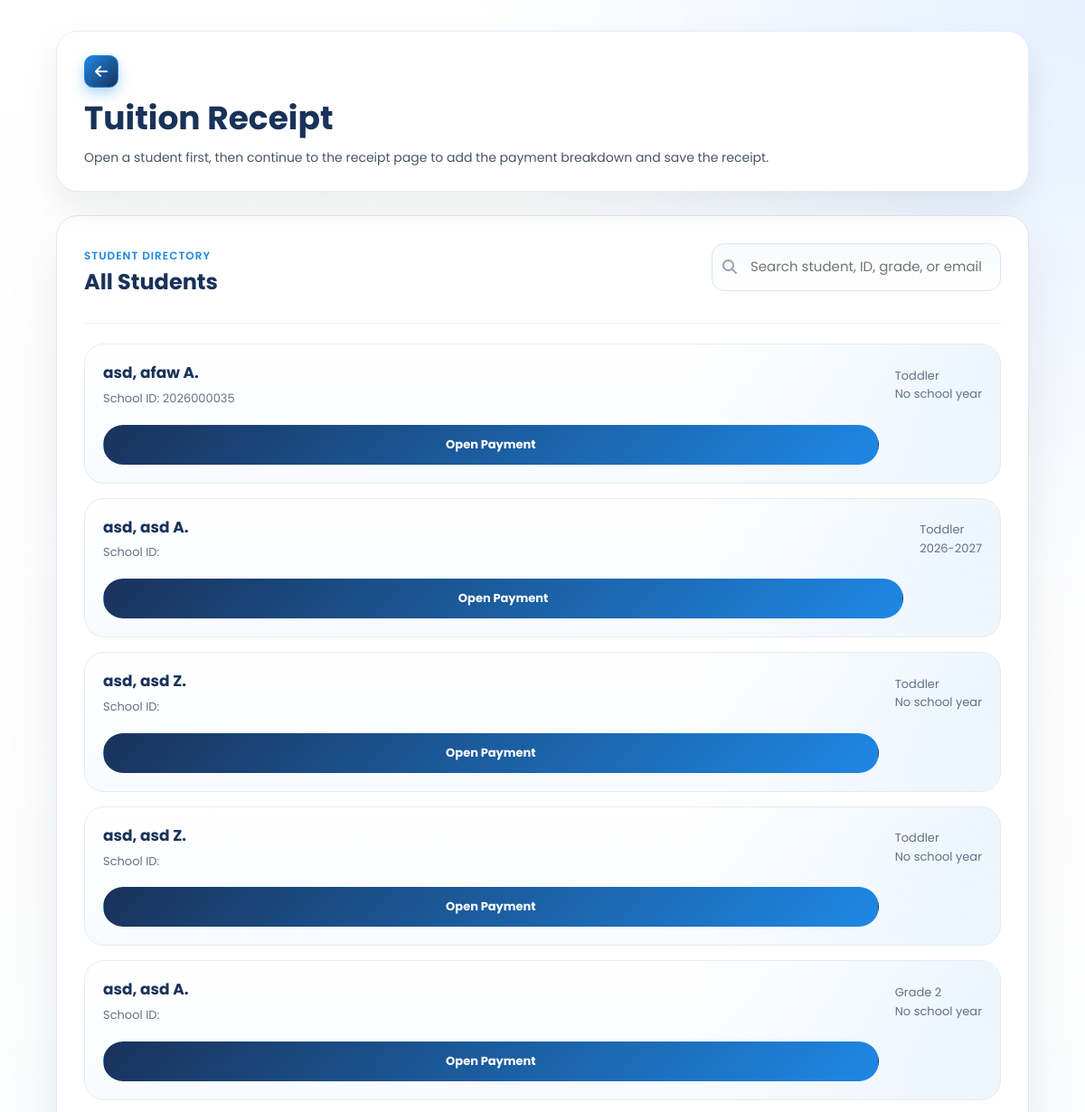
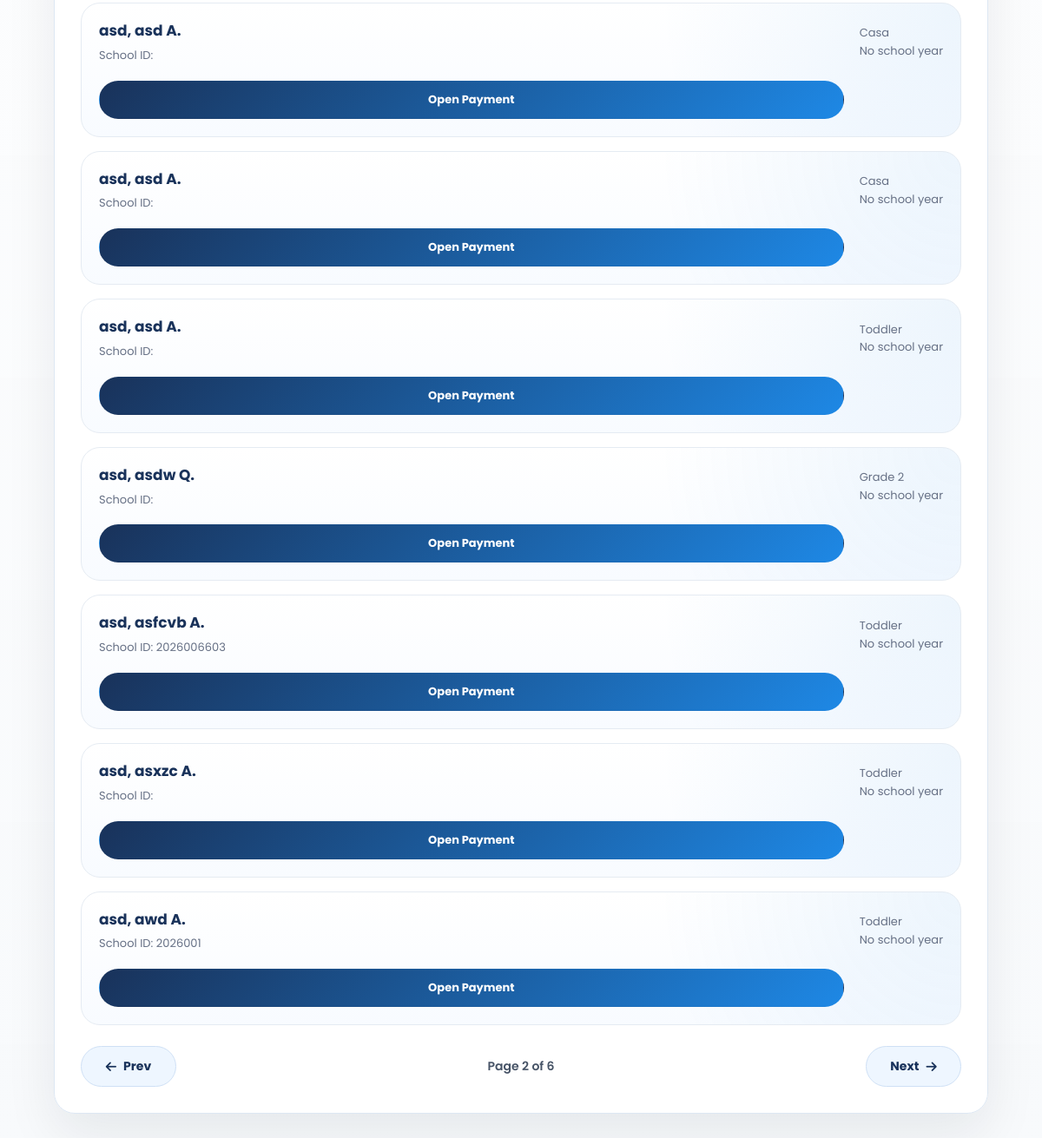
/SmartEnroll/tuition_receipt.php?page=2 (signed in), run on the app's committed database (2 pictures, top to bottom).
### tables this page shows
CREATE TABLE `enrollments` (
  `id` int(11) NOT NULL,
  `grade_level` varchar(50) DEFAULT NULL,
  `student_id` varchar(20) DEFAULT NULL,
  `school_year` varchar(20) DEFAULT NULL,
  `student_status` varchar(50) DEFAULT NULL,
  `completion_date` date DEFAULT NULL,
  `learner_lname` varchar(100) DEFAULT NULL,
  `learner_fname` varchar(100) DEFAULT NULL,
  `learner_mname` varchar(100) DEFAULT NULL,
  `learner_ext` varchar(20) DEFAULT NULL,
  `nickname` varchar(100) DEFAULT NULL,
  `sex` varchar(20) DEFAULT NULL,
  `dob` varchar(20) DEFAULT NULL,
  `age` int(11) DEFAULT NULL,
  `mother_tongue` varchar(100) DEFAULT NULL,
  `religion` varchar(100) DEFAULT NULL,
  `email` varchar(150) DEFAULT NULL,
  `province` varchar(100) DEFAULT NULL,
  `municipality` varchar(100) DEFAULT NULL,
  `barangay` varchar(100) DEFAULT NULL,
  `street` varchar(150) DEFAULT NULL,
  `father_lname` varchar(100) DEFAULT NULL,
  `father_fname` varchar(100) DEFAULT NULL,
  `father_mname` varchar(100) DEFAULT NULL,
  `father_occ` varchar(100) DEFAULT NULL,
  `father_contact` varchar(50) DEFAULT NULL,
  `mother_lname` varchar(100) DEFAULT NULL,
  `mother_fname` varchar(100) DEFAULT NULL,
  `mother_mname` varchar(100) DEFAULT NULL,
  `mother_occ` varchar(100) DEFAULT NULL,
  `mother_contact` varchar(50) DEFAULT NULL,
  `mother_maiden` varchar(100) DEFAULT NULL,
  `guardian_type` varchar(50) DEFAULT NULL,
  `guardian_lname` varchar(100) DEFAULT NULL,
  `guardian_fname` varchar(100) DEFAULT NULL,
  `guardian_mname` varchar(100) DEFAULT NULL,
  `guardian_occ` varchar(100) DEFAULT NULL,
  `guardian_contact` varchar(50) DEFAULT NULL,
  `emergency1_name` varchar(150) DEFAULT NULL,
  `emergency1_relationship` varchar(100) DEFAULT NULL,
  `emergency1_contact` varchar(50) DEFAULT NULL,
  `emergency2_name` varchar(150) DEFAULT NULL,
  `emergency2_relationship` varchar(100) DEFAULT NULL,
  `emergency2_contact` varchar(50) DEFAULT NULL,
  `emergency3_name` varchar(150) DEFAULT NULL,
  `emergency3_relationship` varchar(100) DEFAULT NULL,
  `emergency3_contact` varchar(50) DEFAULT NULL,
  `special_needs` text DEFAULT NULL,
  `medication` varchar(10) DEFAULT NULL,
  `medication_details` text DEFAULT NULL,
  `created_at` timestamp NOT NULL DEFAULT current_timestamp()
);

### SmartEnroll/tuition_receipt.php (the view, shortened to what this page needs)
<?php
$students = [];
$error = '';
$studentsPerPage = 12;
$currentPage = max(1, (int)($_GET['page'] ?? 1));
$totalPages = 1;
$searchQuery = trim((string)($_GET['q'] ?? ''));
function format_name(array $row): string
{
    $m = trim((string)($row['learner_mname'] ?? ''));
    $mi = $m !== '' ? strtoupper(mb_substr($m, 0, 1)) . '.' : '';
    $full = trim(
        ($row['learner_lname'] ?? '') . ', ' .
        ($row['learner_fname'] ?? '') . ' ' . $mi
    );
    return trim(preg_replace('/\s+/', ' ', $full), ' ,');
}
try {
    $conn = new mysqli('127.0.0.1', 'root', '', 'smartenroll');
    $conn->set_charset('utf8mb4');
    $whereSql = '';
    $searchLike = '';
    if ($whereSql !== '') {
        $countStmt = $conn->prepare("SELECT COUNT(*) AS total FROM enrollments {$whereSql}");
        $countStmt->bind_param('s', $searchLike);
        $countStmt->execute();
        $countResult = $countStmt->get_result();
    } else {
        $countResult = $conn->query("SELECT COUNT(*) AS total FROM enrollments");
    }
    $totalStudents = (int)($countResult->fetch_assoc()['total'] ?? 0);
    $totalPages = max(1, (int)ceil($totalStudents / $studentsPerPage));
    $currentPage = min($currentPage, $totalPages);
    $offset = ($currentPage - 1) * $studentsPerPage;
    $sql = "
        SELECT id, student_id, learner_lname, learner_fname, learner_mname, grade_level, school_year, email
        FROM enrollments
        {$whereSql}
        ORDER BY learner_lname ASC, learner_fname ASC, id DESC
        LIMIT ? OFFSET ?
    ";
    $stmt = $conn->prepare($sql);
    if ($whereSql !== '') {
        $stmt->bind_param('sii', $searchLike, $studentsPerPage, $offset);
    } else {
        $stmt->bind_param('ii', $studentsPerPage, $offset);
    }
    $stmt->execute();
    $result = $stmt->get_result();
    while ($row = $result->fetch_assoc()) {
        $students[] = $row;
    }
} catch (Throwable $e) {
    $error = $e->getMessage();
}
?>
<!DOCTYPE html>
<html lang="en">
<head>
    <link rel="stylesheet" href="css/style.css">
    <link rel="stylesheet" href="css/pay_tuition.css">
    <link rel="stylesheet" href="https://cdnjs.cloudflare.com/ajax/libs/font-awesome/6.5.0/css/all.min.css">
</head>
<body class="dashboard-page dashboard-white-page">
<main class="dashboard-main pay-list-main">
    <div class="dashboard-header tuition-header">
        <div class="student-header-left">
            <a href="dashboard.php" class="dashboard-link back-left"><i class="fa-solid fa-arrow-left"></i></a>
            <div class="student-header-title">
                <h1>Tuition Receipt</h1>
                <p>Open a student first, then continue to the receipt page to add the payment breakdown and save the receipt.</p>
            </div>
        </div>
    </div>
    <section class="student-directory-card">
        <div class="panel-top student-panel-top">
            <div>
                <span class="eyebrow eyebrow-blue">Student Directory</span>
                <h2>All Students</h2>
            </div>
            <form method="get" action="tuition_receipt.php" class="search-box search-form">
                <i class="fa-solid fa-magnifying-glass"></i>
                <input id="studentSearch" name="q" type="text" placeholder="Search student, ID, grade, or email" value="<?php echo htmlspecialchars($searchQuery); ?>">
            </form>
        </div>
        <?php if (!$error && empty($students)): ?>
            <div class="empty-state">
                <i class="fa-solid fa-users"></i>
                <h2>No Students Found</h2>
                <p>There are no enrolled students available for tuition payment yet.</p>
            </div>
        <?php else: ?>
            <div class="student-card-list student-card-list-wide" id="payStudentList">
                <?php foreach ($students as $student): ?>
                    <?php $fullName = format_name($student) ?: 'N/A'; ?>
                    <a
                        class="student-pick-card"
                        href="tuition_receipt_details.php?student_id=<?php echo urlencode((string)$student['student_id']); ?>"
                        data-search="<?php echo htmlspecialchars(strtolower(implode(' ', [
                            (string)($student['student_id'] ?? ''),
                            $fullName,
                            (string)($student['grade_level'] ?? ''),
                            (string)($student['email'] ?? ''),
                            (string)($student['school_year'] ?? '')
                        ]))); ?>"
                    >
                        <div class="student-pick-main">
                            <strong><?php echo htmlspecialchars($fullName); ?></strong>
                            <span>School ID: <?php echo htmlspecialchars((string)($student['student_id'] ?? '')); ?></span>
                        </div>
                        <div class="student-pick-meta">
                            <span><?php echo htmlspecialchars((string)($student['grade_level'] ?? 'N/A')); ?></span>
                            <small><?php echo htmlspecialchars((string)($student['school_year'] ?? 'No school year')); ?></small>
                        </div>
                        <div class="student-pick-action">Open Payment</div>
                    </a>
                <?php endforeach; ?>
            </div>
            <?php if ($totalPages > 1): ?>
                <div class="pagination-bar">
                    <a class="pagination-btn<?php echo $currentPage <= 1 ? ' disabled' : ''; ?>" href="<?php echo $currentPage > 1 ? '?page=' . ($currentPage - 1) . ($searchQuery !== '' ? '&q=' . urlencode($searchQuery) : '') : '#'; ?>">
                        <i class="fa-solid fa-arrow-left"></i>
                        Prev
                    </a>
                    <div class="pagination-status">
                        Page <?php echo $currentPage; ?> of <?php echo $totalPages; ?><?php echo $searchQuery !== '' ? ' • Search: ' . htmlspecialchars($searchQuery) : ''; ?>
                    </div>
                    <a class="pagination-btn<?php echo $currentPage >= $totalPages ? ' disabled' : ''; ?>" href="<?php echo $currentPage < $totalPages ? '?page=' . ($currentPage + 1) . ($searchQuery !== '' ? '&q=' . urlencode($searchQuery) : '') : '#'; ?>">
                        Next
                        <i class="fa-solid fa-arrow-right"></i>
                    </a>
                </div>
            <?php endif; ?>
        <?php endif; ?>
    </section>
</main>
</body>
</html>

### SmartEnroll/css/style.css (style rules this page uses)
* { margin: 0; padding: 0; box-sizing: border-box; font-family: 'Poppins', sans-serif; }
:root { --logo-blue: #19325a; --logo-blue-light: #1e88e5; --logo-yellow: #fdd835; --logo-yellow-soft: #ffe970; --logo-green: #43a047; }
body, html { height: 100%; color: #fff; }
html { scroll-behavior: smooth; }
body { background: #0f172a; }
.eyebrow { text-transform: uppercase; letter-spacing: 1.4px; font-size: 12px; color: #6b7280; margin-bottom: 8px; font-weight: 600; }
.dashboard-page { background: linear-gradient(135deg, rgba(12, 25, 47, 0.72), rgba(25, 50, 90, 0.48)), #f5f6f8; color: #1b1f2a; position: relative; min-height: 100vh; overflow-x: hidden; }
.dashboard-page::before { content: ""; position: fixed; inset: 0; background: linear-gradient(135deg, rgba(12, 25, 47, 0.5), rgba(25, 50, 90, 0.18)), url('../assets/img1.jpg') center center / cover no-repeat; filter: blur(5px) saturate(1.05); transform: scale(1.05); z-index: 0; }
.dashboard-page::after { content: ""; position: fixed; inset: 0; background: radial-gradient(circle at top right, rgba(253, 216, 53, 0.22), transparent 28%), linear-gradient(180deg, rgba(255, 255, 255, 0.08), rgba(255, 255, 255, 0.16)); z-index: 0; pointer-events: none; }
.dashboard-page.dashboard-white-page { background: #f8fafc; }
.dashboard-page.dashboard-white-page::before { display: none; }
.dashboard-page.dashboard-white-page::after { background: radial-gradient(circle at top right, rgba(219, 234, 254, 0.72), transparent 24%), linear-gradient(180deg, rgba(255, 255, 255, 0.96), rgba(248, 250, 252, 1)); }
.dashboard-page.dashboard-white-page .dashboard-header { background: #ffffff; border: 1px solid #e5edf7; box-shadow: 0 16px 36px rgba(15, 23, 42, 0.08); }
.dashboard-page.dashboard-white-page .dashboard-header h1 { color: var(--logo-blue); }
.dashboard-page.dashboard-white-page .dashboard-header p { color: #475467; }
.dashboard-main { width: min(1920px, calc(100vw - 96px)); max-width: 1920px; margin: 0 auto; padding: 42px 24px 56px; position: relative; z-index: 1; }
.dashboard-header { display: flex; align-items: center; justify-content: space-between; gap: 20px; margin-bottom: 30px; padding: 26px 30px; border-radius: 24px; background: linear-gradient(135deg, rgba(255, 255, 255, 0.2), rgba(245, 248, 255, 0.12)); backdrop-filter: blur(14px); box-shadow: 0 20px 48px rgba(4, 12, 26, 0.24); border: 1px solid rgba(255, 255, 255, 0.22); }
.dashboard-header h1 { color: #ffffff; font-size: clamp(2rem, 3vw, 2.6rem); margin-bottom: 6px; }
.dashboard-header p { color: rgba(225, 232, 244, 0.88); font-size: 14px; }
.dashboard-link { text-decoration: none; color: var(--logo-blue); font-weight: 700; background: rgba(253, 216, 53, 0.95); padding: 12px 18px; border-radius: 999px; box-shadow: 0 10px 24px rgba(253, 216, 53, 0.26); transition: transform 0.2s ease, box-shadow 0.2s ease, background 0.2s ease; }

### data on the page
enrollments: fullName "asd, afaw A.", student "2026000035", grade_level "Toddler", school_year "No school year"
enrollments: fullName "asd, asd A.", grade_level "Toddler", school_year "2026-2027"
enrollments: fullName "asd, asd Z.", grade_level "Toddler", school_year "No school year"
enrollments: fullName "asd, asd Z.", grade_level "Toddler", school_year "No school year"
enrollments: fullName "asd, asd A.", grade_level "Grade 2", school_year "No school year"
enrollments: fullName "asd, asd A.", grade_level "Casa", school_year "No school year"
enrollments: fullName "asd, asd A.", grade_level "Casa", school_year "No school year"
enrollments: fullName "asd, asd A.", grade_level "Toddler", school_year "No school year"
enrollments: fullName "asd, asdw Q.", grade_level "Grade 2", school_year "No school year"
enrollments: fullName "asd, asfcvb A.", student "2026006603", grade_level "Toddler", school_year "No school year"
enrollments: fullName "asd, asxzc A.", grade_level "Toddler", school_year "No school year"
enrollments: fullName "asd, awd A.", student "2026001", grade_level "Toddler", school_year "No school year"

### other printed values
$currentPage "2"
$totalPages "6"
